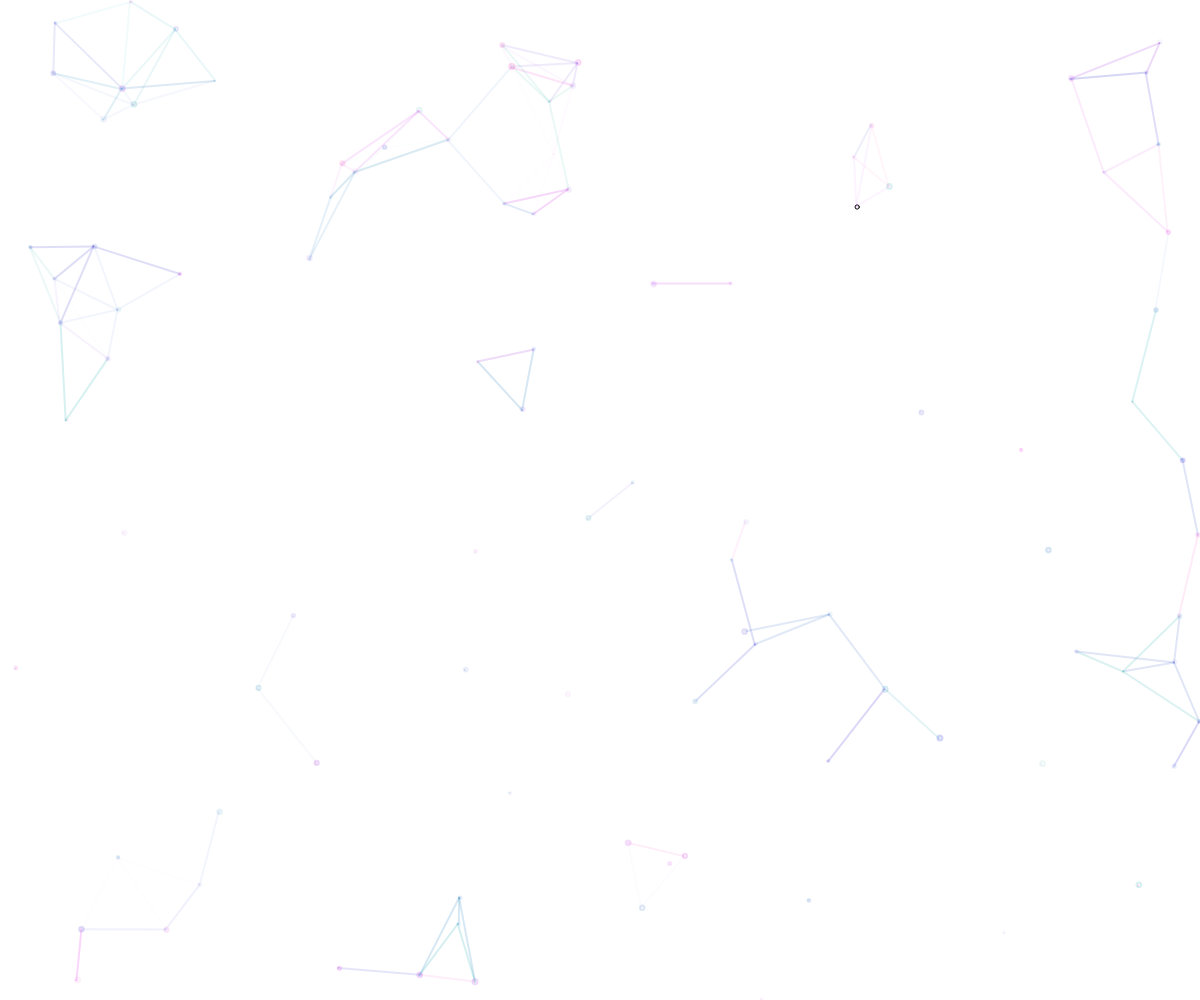
Frame 1 (no input)
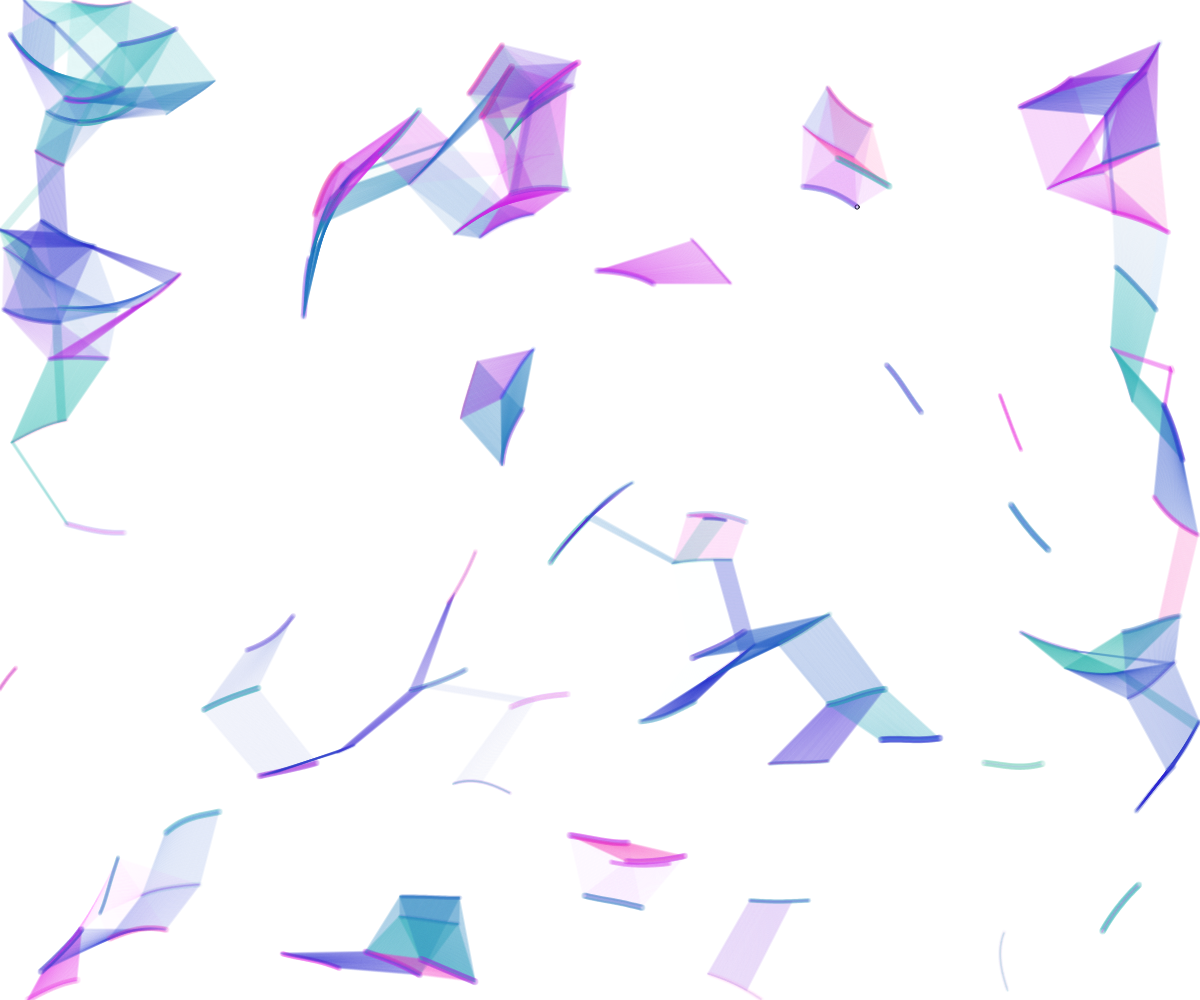
Frame 60 (no input)
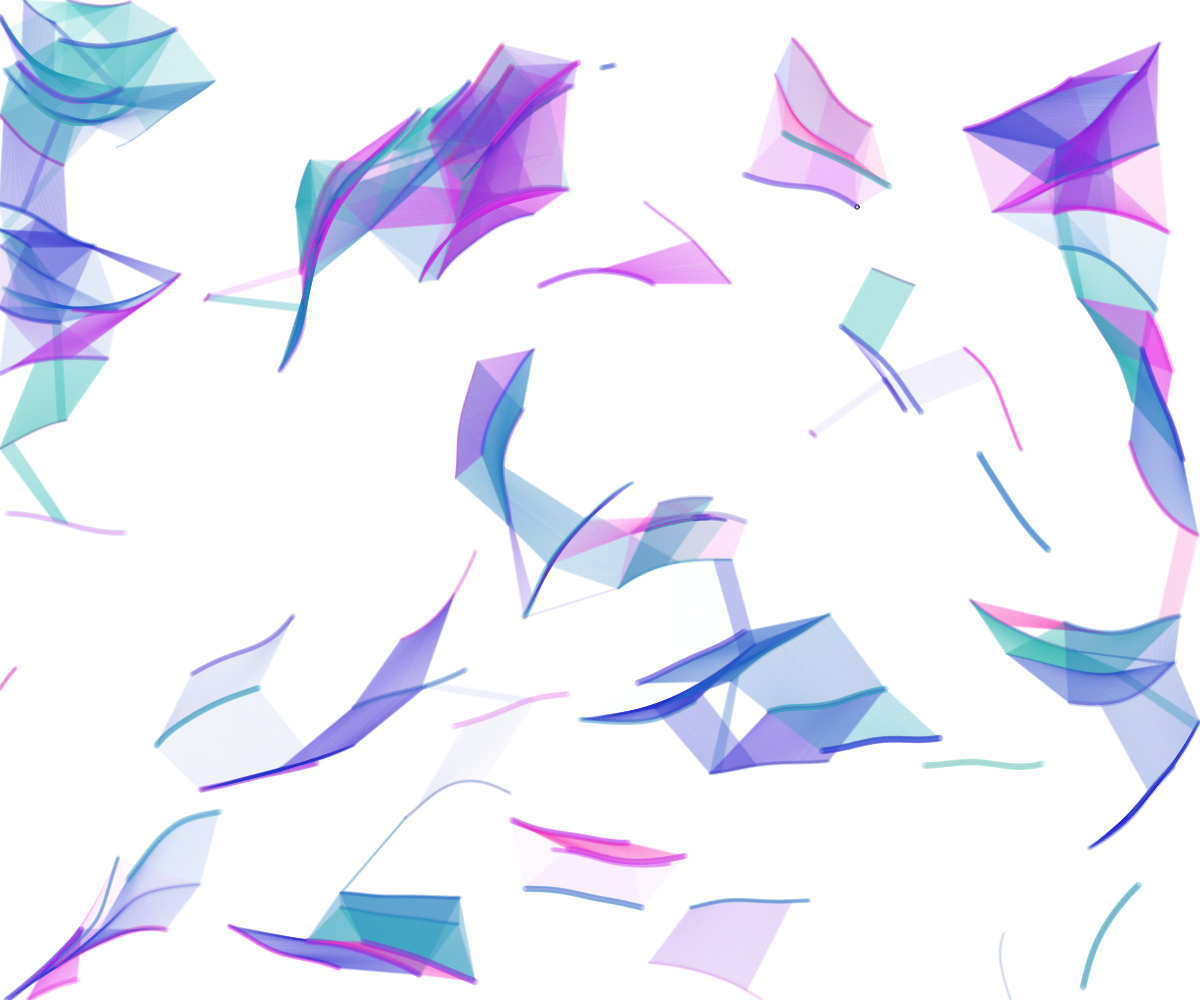
Frame 120 (the mouse pressed at the canvas centre since frame 60)

The p5.js sketch that drew these frames (run headless with seeded random() and noise() and a simulated clock; from frame 60 on, the mouse is pressed at the canvas centre):

// p5.js sketch
// ── sketch.js
class Particle {
    constructor(){
        this.x = random(0,width);
        this.y = random(0,height);
        this.r = random(2,5);
        this.xSpeed = random(1,1);
        this.ySpeed = random(1,1);
        let colorB = color('rgb(255,255,255)');
        let colorA = color('rgb(0,101,255)');
        let colorC = color('rgb(243,51,147)');
        let colorD = color('rgb(38,175,150)');
        
        this.color = lerpColor(colorA, colorB, random(100)/100);
        this.lineColor = lerpColor(colorC, colorD, random(100)/100);
        this.color.setAlpha(random(.1));
        this.lineColor.setAlpha(random(.2));
    }

// creation of a particle.
    createParticle() {
        fill(this.color);
        circle(this.x,this.y,this.r);
    }

// setting the particle in motion.
    moveParticle() {
        if(this.x < 0 || this.x > width || this.y < 0 || this.y > height)
        {
            //this.xSpeed*=-1;
            //this.ySpeed*=-1;
            this.x = random(0,windowWidth);
            this.y = random(0,windowHeight);
            
                
        }
                
        let n = noise(this.x * noiseScale, this.y * noiseScale, frameCount * noiseScale * noiseScale);
        let a = TAU * n ;
        this.x += cos(a) * this.xSpeed
        this.y += sin(a) * this.ySpeed
    }

// this function creates the connections(lines)
// between particles which are less than a certain distance apart
    joinParticles(particles) {
        particles.forEach(element =>{
            let dis = dist(this.x,this.y,element.x,element.y);
            if(dis<100) {
                stroke(this.lineColor);
                strokeWeight(2);
                line(this.x,this.y,element.x,element.y);
            }
        });
    }
}

// an array to add multiple particles
let particles = [];
const noiseScale = 0.01/4;
particleCount = 100
function setup() {
    colorMode(HSB);
    createCanvas(windowWidth, windowHeight);
    for(let i = 0;i<particleCount;i++){
        particles.push(new Particle());
    }
}
function mouseReleased() {
    noiseSeed(millis());
}
function draw() {
    background('#0f0f0f00');
    for(let i = 0;i<particles.length;i++) {
        particles[i].createParticle();
        particles[i].moveParticle();
        particles[i].joinParticles(particles.slice(i));
    }
}
